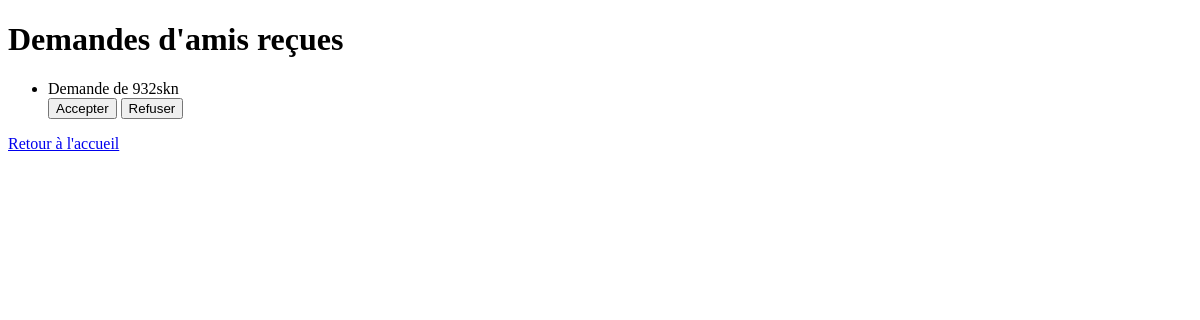
/friend_requests (signed in), run on an earlier commit of the app's database.
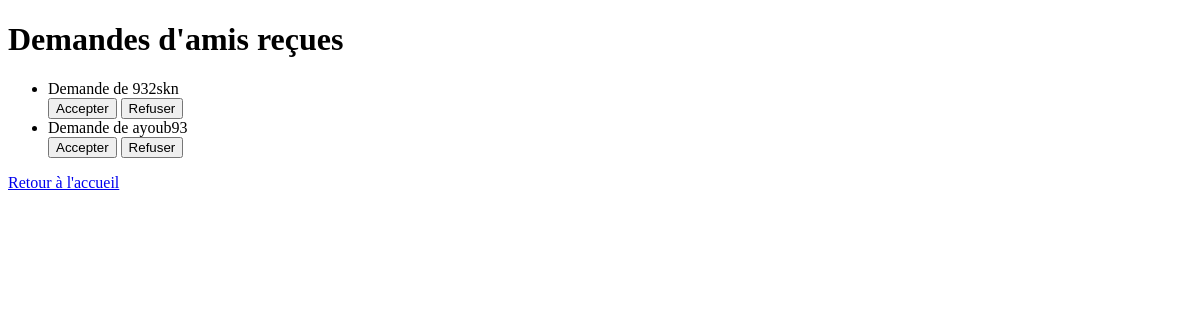
And on a later commit of the database.
### models.py (models this page shows)
class FriendRequest(db.Model):
    id = db.Column(db.Integer, primary_key=True)
    sender_id = db.Column(db.Integer, db.ForeignKey('user.id'), nullable=False)
    receiver_id = db.Column(db.Integer, db.ForeignKey('user.id'), nullable=False)
    status = db.Column(db.String(20), default='pending')  # pending, accepted, rejected
    timestamp = db.Column(db.DateTime, default=db.func.current_timestamp())
    sender = db.relationship('User', foreign_keys=[sender_id])
    receiver = db.relationship('User', foreign_keys=[receiver_id])

class User(UserMixin, db.Model):
    id = db.Column(db.Integer, primary_key=True)
    username = db.Column(db.String(150), unique=True, nullable=False)
    password = db.Column(db.String(150), nullable=False)

### app.py (the view)
@app.route('/friend_requests', methods=['GET'])
@login_required
def friend_requests():
    requests = FriendRequest.query.filter_by(receiver_id=current_user.id, status='pending').all()
    return render_template('friend_requests.html', requests=requests)

### app.py (called while the page is built)
@login_manager.user_loader
def load_user(user_id):
    return User.query.get(int(user_id))

### templates/friend_requests.html (shortened to what this page needs)
<!DOCTYPE html>
<html lang="en">
<head>
</head>
<body>
    <h1>Demandes d'amis reçues</h1>
    <ul>
        {% for req in requests %}
            <li>
                Demande de {{ req.sender.username }}
                <form method="POST" action="{{ url_for('respond_to_request', request_id=req.id) }}">
                    <button type="submit" name="action" value="accept">Accepter</button>
                    <button type="submit" name="action" value="reject">Refuser</button>
                </form>
            </li>
        {% endfor %}
    </ul>
    <p><a href="{{ url_for('index') }}">Retour à l'accueil</a></p>
</body>
</html>

What changed in the data, as far as the page shows it:
added FriendRequest: sender.username "ayoub93"
